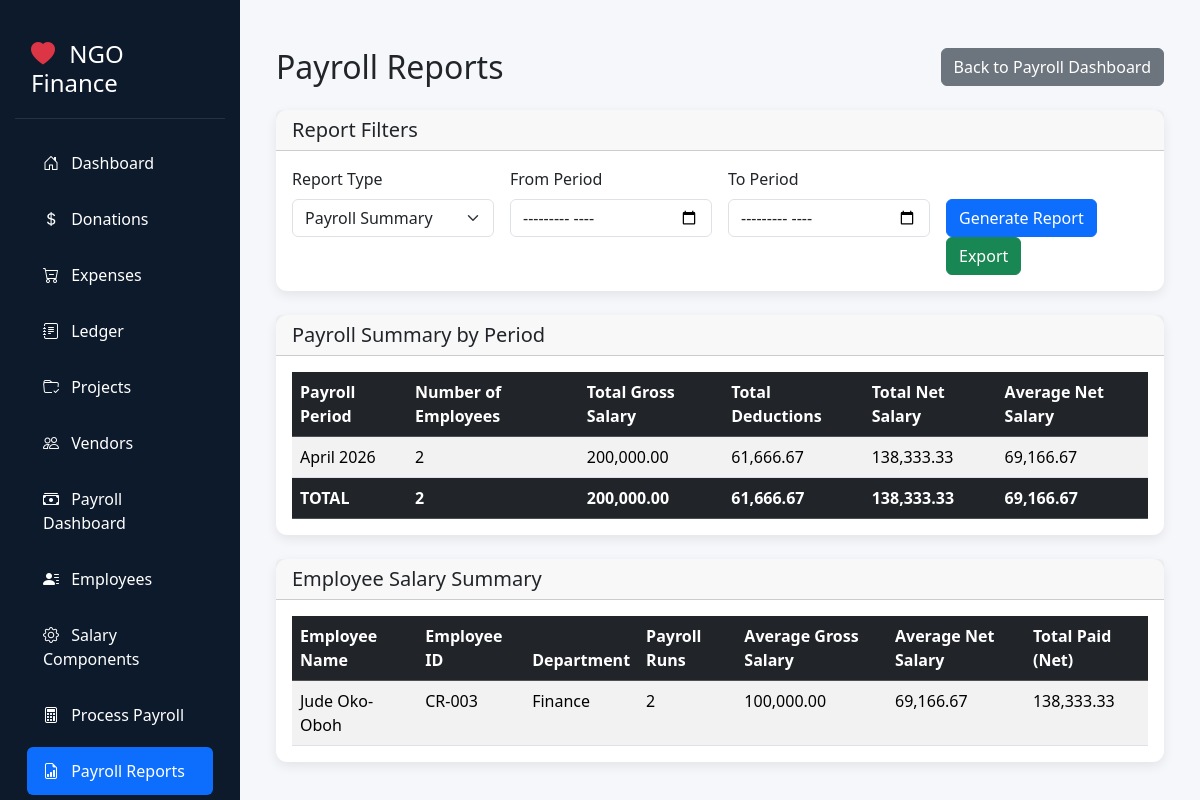
/payroll-reports, run on the app's committed database.
### tables this page shows
CREATE TABLE employees (
            id INTEGER PRIMARY KEY AUTOINCREMENT,
            employee_id TEXT UNIQUE NOT NULL,
            full_name TEXT NOT NULL,
            email TEXT UNIQUE,
            phone TEXT,
            designation TEXT NOT NULL,
            department TEXT,
            monthly_salary REAL NOT NULL,
            tax_id TEXT,
            bank_account TEXT,
            bank_name TEXT,
            is_active INTEGER DEFAULT 1,
            hire_date TEXT,
            created_at TEXT DEFAULT (datetime('now')),
            updated_at TEXT DEFAULT (datetime('now'))
        , first_name TEXT, last_name TEXT, address TEXT, date_of_birth TEXT, termination_date TEXT, position TEXT, employment_type TEXT, basic_salary REAL DEFAULT 0, bank_account_number TEXT, bank_account_name TEXT, pension_fund TEXT, emergency_contact_name TEXT, emergency_contact_phone TEXT);

### main.py (the view)
@app.get("/payroll-reports", response_class=HTMLResponse)
async def payroll_reports(request: Request):
    with get_db() as conn:
        payroll_summary = conn.execute("""
            SELECT payroll_period,
                   COUNT(*) as employees_count,
                   SUM(total_gross) as total_gross,
                   SUM(total_deductions) as total_deductions,
                   SUM(total_net) as total_net
            FROM payroll_runs
            WHERE status = 'processed'
            GROUP BY payroll_period
            ORDER BY payroll_period DESC
            LIMIT 12
        """).fetchall()
        employee_summary = conn.execute("""
            SELECT e.employee_id, e.first_name, e.last_name, e.department,
                   AVG(pd.gross_salary) as avg_gross,
                   AVG(pd.net_salary) as avg_net,
                   COUNT(pd.id) as payroll_runs
            FROM employees e
            LEFT JOIN payroll_details pd ON e.id = pd.employee_id
            WHERE e.is_active = 1
            GROUP BY e.id, e.employee_id, e.first_name, e.last_name, e.department
            ORDER BY e.last_name, e.first_name
        """).fetchall()
    return templates.TemplateResponse("payroll_reports.html", {
        "request": request,
        "payroll_summary": payroll_summary,
        "employee_summary": employee_summary
    })

### templates/payroll_reports.html (shortened to what this page needs)
{% extends "base.html" %}
{% block content %}
<div class="container-fluid mt-4">
    <div class="d-flex justify-content-between align-items-center mb-4">
        <h2 class="mb-0">Payroll Reports</h2>
        <a href="/payroll" class="btn btn-secondary">
             Back to Payroll Dashboard
        </a>
    </div>
    <div class="card mb-4">
        <div class="card-header">
            <h5 class="mb-0">Report Filters</h5>
        </div>
        <div class="card-body">
            <form method="get" class="row g-3">
                <div class="col-md-3">
                    <label for="report_type" class="form-label">Report Type</label>
                    <select class="form-select" id="report_type" name="report_type">
                        <option value="summary">Payroll Summary</option>
                    </select>
                </div>
                <div class="col-md-3">
                    <label for="period_from" class="form-label">From Period</label>
                    <input type="month" class="form-control" id="period_from" name="period_from">
                </div>
                <div class="col-md-3">
                    <label for="period_to" class="form-label">To Period</label>
                    <input type="month" class="form-control" id="period_to" name="period_to">
                </div>
                <div class="col-md-3">
                    <label class="form-label">&nbsp;</label>
                    <div>
                        <button type="submit" class="btn btn-primary me-2">
                             Generate Report
                        </button>
                        <button type="button" class="btn btn-success" onclick="exportReport()">
                             Export
                        </button>
                    </div>
                </div>
            </form>
        </div>
    </div>
    <div class="card mb-4">
        <div class="card-header">
            <h5 class="mb-0">Payroll Summary by Period</h5>
        </div>
        <div class="card-body">
            {% if payroll_summary %}
                <div class="table-responsive">
                    <table class="table table-striped table-hover">
                        <thead class="table-dark">
                            <tr>
                                <th>Payroll Period</th>
                                <th>Number of Employees</th>
                                <th>Total Gross Salary</th>
                                <th>Total Deductions</th>
                                <th>Total Net Salary</th>
                                <th>Average Net Salary</th>
                            </tr>
                        </thead>
                        <tbody>
                            {% for summary in payroll_summary %}
                            <tr>
                                <td>{{ summary.payroll_period }}</td>
                                <td>{{ summary.employees_count }}</td>
                                <td>{{ "{:,.2f}".format(summary.total_gross) | format_currency }}</td>
                                <td>{{ "{:,.2f}".format(summary.total_deductions) | format_currency }}</td>
                                <td>{{ "{:,.2f}".format(summary.total_net) | format_currency }}</td>
                                <td>{{ "{:,.2f}".format(summary.total_net / summary.employees_count) | format_currency }}</td>
                            </tr>
                            {% endfor %}
                        </tbody>
                        <tfoot class="table-dark">
                            <tr>
                                <th>TOTAL</th>
                                <th>{{ payroll_summary | sum(attribute='employees_count') }}</th>
                                <th>{{ "{:,.2f}".format(payroll_summary | sum(attribute='total_gross')) | format_currency }}</th>
                                <th>{{ "{:,.2f}".format(payroll_summary | sum(attribute='total_deductions')) | format_currency }}</th>
                                <th>{{ "{:,.2f}".format(payroll_summary | sum(attribute='total_net')) | format_currency }}</th>
                                <th>{{ "{:,.2f}".format((payroll_summary | sum(attribute='total_net')) / (payroll_summary | sum(attribute='employees_count'))) | format_currency }}</th>
                            </tr>
                        </tfoot>
                    </table>
                </div>
            {% endif %}
        </div>
    </div>
    {% if employee_summary %}
    <div class="card">
        <div class="card-header">
            <h5 class="mb-0">Employee Salary Summary</h5>
        </div>
        <div class="card-body">
            <div class="table-responsive">
                <table class="table table-striped table-hover">
                    <thead class="table-dark">
                        <tr>
                            <th>Employee Name</th>
                            <th>Employee ID</th>
                            <th>Department</th>
                            <th>Payroll Runs</th>
                            <th>Average Gross Salary</th>
                            <th>Average Net Salary</th>
                            <th>Total Paid (Net)</th>
                        </tr>
                    </thead>
                    <tbody>
                        {% for emp in employee_summary %}
                        <tr>
                            <td>{{ emp.first_name }} {{ emp.last_name }}</td>
                            <td>{{ emp.employee_id }}</td>
                            <td>{{ emp.department or '—' }}</td>
                            <td>{{ emp.payroll_runs }}</td>
                            <td>{{ "{:,.2f}".format(emp.avg_gross) | format_currency }}</td>
                            <td>{{ "{:,.2f}".format(emp.avg_net) | format_currency }}</td>
                            <td>{{ "{:,.2f}".format(emp.avg_net * emp.payroll_runs) | format_currency }}</td>
                        </tr>
                        {% endfor %}
                    </tbody>
                </table>
            </div>
        </div>
    </div>
    {% endif %}
</div>
{% endblock %}

### static/style.css (style rules this page uses)
.card { border-radius: 0.7rem; box-shadow: 0 4px 12px rgba(0, 0, 0, 0.08); border: none; }
.table { margin-bottom: 0; }
.table th { font-weight: 600; }
table, tr, td { page-break-inside: avoid; }
td { word-wrap: break-word; }

### templates/base.html (style rules this page uses)
:root { --sidebar-width: 240px; --sidebar-bg: #0d1a2b; --sidebar-hover: #1e3a5f; --active-bg: #2c5282; }
body { min-height: 100vh; background-color: #f5f7fa; }

### data on the page
employees: first_name "Jude", last_name "Oko-Oboh", employee_id "CR-003", department "Finance", payroll_runs "2", avg_gross "100,000.00", avg_net "69,166.67", avg_net "138,333.33"

### other printed values
{{ summary.payroll_period }} "April 2026"
{{ summary.employees_count }} "2"
{{ "{:,.2f}".format(summary.total_gross) | format_currency }} "200,000.00"
{{ "{:,.2f}".format(summary.total_deductions) | format_currency }} "61,666.67"
{{ "{:,.2f}".format(summary.total_net) | format_currency }} "138,333.33"
{{ payroll_summary | sum(attribute='employees_count') }} "2"
